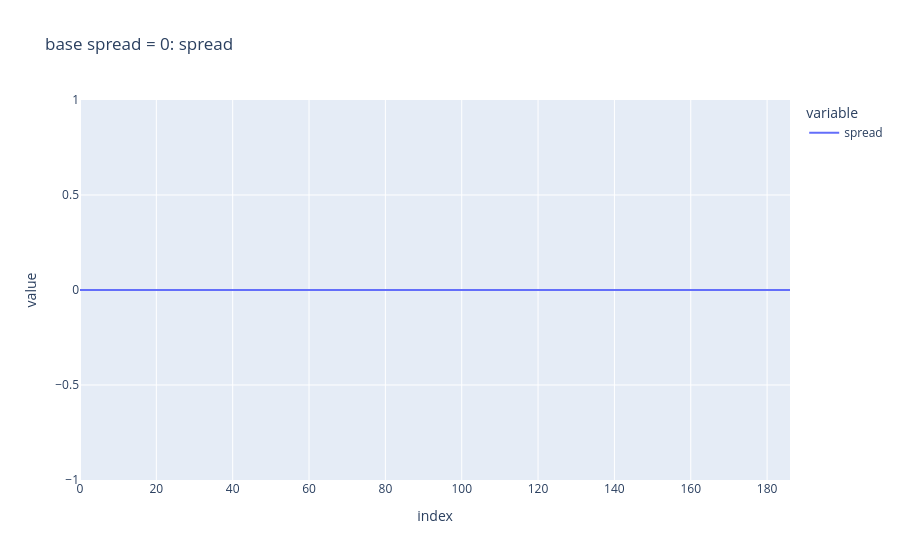

This figure's notebook cell:
### Code cell
spread_values = pd.DataFrame(
    data={'spread': (
        no_spread_result_df[['noSpread_m0_ask_price']].values
        - no_spread_result_df[['noSpread_m0_bid_price']].values 
    ).flatten()}
)
spread_values.plot(title='base spread = 0: spread')

### Figure 1 — Plotly figure (JSON) as saved in the notebook; plotly's stock layout.template omitted (floating-point values rounded to 4 significant figures; data arrays with more than 128 entries replaced by an {"elided": "..."} marker saying what was removed)
{"data": [{"hovertemplate": "variable=spread<br>index=%{x}<br>value=%{y}<extra></extra>", "legendgroup": "spread", "line": {"color": "#636efa", "dash": "solid"}, "marker": {"symbol": "circle"}, "mode": "lines", "name": "spread", "orientation": "v", "showlegend": true, "type": "scatter", "x": {"elided": "187 int values"}, "xaxis": "x", "y": {"elided": "187 int values"}, "yaxis": "y"}], "layout": {"legend": {"title": {"text": "variable"}, "tracegroupgap": 0}, "title": {"text": "base spread = 0: spread"}, "xaxis": {"anchor": "y", "domain": [0, 1], "title": {"text": "index"}}, "yaxis": {"anchor": "x", "domain": [0, 1], "title": {"text": "value"}}}}
